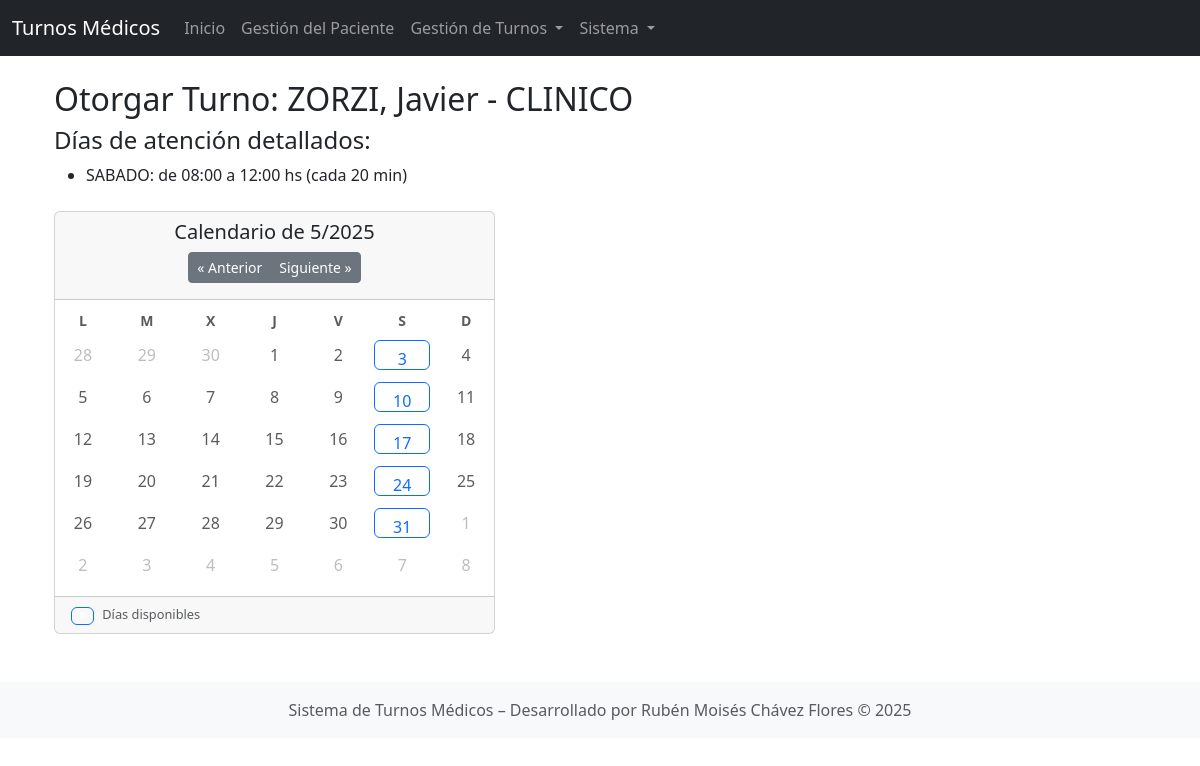
Screenshot of /otorgar_turno/3/?mes=5&anio=2025 with the database file from the repository.
### gestion/models.py (models this page shows, shortened)
class Medico(models.Model):
    nombre = models.CharField(max_length=100)
    apellido = models.CharField(max_length=100)
    especialidad = models.ForeignKey(Especialidad, on_delete=models.CASCADE)

class Especialidad(models.Model):
    nombre = models.CharField(max_length=100)

### gestion/views.py (the view, shortened to what this page needs)
# urls.py: path('otorgar_turno/<int:medico_id>/', views.otorgar_turno, name='otorgar_turno'),
def otorgar_turno(request, medico_id):
    medico = get_object_or_404(Medico, id=medico_id)
    hoy = timezone.now().date()
    mes = int(request.GET.get('mes', hoy.month))
    anio = int(request.GET.get('anio', hoy.year))
    fecha_str = request.GET.get('fecha')
    dni = request.GET.get('dni')
    fecha_seleccionada = None
    paciente = None
    if fecha_str:
        try:
            fecha_seleccionada = datetime.strptime(fecha_str, "%Y-%m-%d").date()
        except ValueError:
            fecha_seleccionada = None
    if dni:
        paciente = Paciente.objects.filter(dni=dni).first()
    dias_atencion = DiaAtencion.objects.filter(medico=medico)
    dias_mostrados = [
        {
            'dia': d.get_dia_display(),
            'numero_dia': int(d.dia),
            'horario_inicio': d.horario_inicio.strftime("%H:%M"),
            'horario_fin': d.horario_fin.strftime("%H:%M"),
            'intervalo': d.intervalo_minutos,
        }
        for d in dias_atencion
    ]
    primer_dia_mes = datetime(anio, mes, 1).date()
    _, dias_en_mes = monthrange(anio, mes)
    primer_lunes = primer_dia_mes - timedelta(days=primer_dia_mes.weekday())
    dias_no_laborables = set(
        DiaNoLaborable.objects.filter(medico=medico).values_list('fecha', flat=True)
    )
    calendario = []
    for i in range(42):
        dia = primer_lunes + timedelta(days=i)
        es_del_mes = dia.month == mes
        atiende = dias_atencion.filter(dia=str(dia.weekday())).exists()
        es_no_laborable = dia in dias_no_laborables
        calendario.append({
            'fecha': dia,
            'es_del_mes': es_del_mes,
            'atiende': atiende,
            'es_no_laborable': es_no_laborable,
        })
    matriz_turnos = []
    turnos_ocupados_dict = {}
    contexto = {
        'medico': medico,
        'mes': mes,
        'anio': anio,
        'mes_anterior': (mes - 1) if mes > 1 else 12,
        'anio_anterior': (anio - 1) if mes == 1 else anio,
        'mes_siguiente': (mes + 1) if mes < 12 else 1,
        'anio_siguiente': (anio + 1) if mes == 12 else anio,
        'fecha_seleccionada': fecha_seleccionada,
        'calendario': calendario,
        'dias_mostrados': dias_mostrados,
        'matriz_turnos': matriz_turnos,
        'turnos_ocupados_dict': turnos_ocupados_dict,
        'dni': dni,
        'paciente': paciente,
        'numero_dia_seleccionado': fecha_seleccionada.weekday() if fecha_seleccionada else None,
    }
    return render(request, 'gestion/otorgar_turno.html', contexto)

### gestion/templates/gestion/otorgar_turno.html (shortened to what this page needs)
{% extends 'gestion/base.html' %}
{% load static %}
{% block content %}
<div class="container-fluid">
  <h2>Otorgar Turno: {{ medico.apellido|upper }}, {{ medico.nombre|title }} - {{ medico.especialidad.nombre|upper }}</h2>
  {% if dias_mostrados %}
  <div class="mb-4">
    <h4>Días de atención detallados:</h4>
    <ul>
      {% for d in dias_mostrados %}
      <li>{{ d.dia }}: de {{ d.horario_inicio }} a {{ d.horario_fin }} hs (cada {{ d.intervalo }} min)</li>
      {% endfor %}
    </ul>
  </div>
  {% endif %}
  <div class="row">
    <div class="col-md-5 scale-40">
      <div class="card">
        <div class="card-header text-center">
          <h5>Calendario de {{ mes }}/{{ anio }}</h5>
          <div class="btn-group mb-2" role="group">
            <a href="?mes={{ mes_anterior }}&anio={{ anio_anterior }}{% if dni %}&dni={{ dni }}{% endif %}" class="btn btn-secondary btn-sm">« Anterior</a>
            <a href="?mes={{ mes_siguiente }}&anio={{ anio_siguiente }}{% if dni %}&dni={{ dni }}{% endif %}" class="btn btn-secondary btn-sm">Siguiente »</a>
          </div>
        </div>
        <div class="card-body p-2">
          <div class="row text-center mb-1">
            {% for d in "LMXJVSD" %}
            <div class="col"><small class="text-muted fw-bold">{{ d }}</small></div>
            {% endfor %}
          </div>
          {% for dia in calendario %}
            {% if forloop.counter0|divisibleby:7 %}
            <div class="row text-center mb-1">
            {% endif %}
            <div class="col p-1">
              {% if dia.es_del_mes %}
                {% if dia.es_no_laborable %}
                <div class="d-flex align-items-center justify-content-center bg-danger text-white rounded" style="height: 30px;" title="No laborable">{{ dia.fecha.day }}</div>
                {% elif dia.atiende %}
                <a href="?mes={{ mes }}&anio={{ anio }}&fecha={{ dia.fecha|date:'Y-m-d' }}{% if dni %}&dni={{ dni }}{% endif %}" class="btn btn-outline-primary w-100" style="height:30px;">{{ dia.fecha.day }}</a>
                {% else %}
                <div class="d-flex align-items-center justify-content-center text-muted" style="height:30px;">{{ dia.fecha.day }}</div>
                {% endif %}
              {% else %}
              <div class="d-flex align-items-center justify-content-center text-muted" style="height:30px;opacity:0.4;">{{ dia.fecha.day }}</div>
              {% endif %}
            </div>
            {% if forloop.counter|divisibleby:7 or forloop.last %}
            </div>
            {% endif %}
          {% endfor %}
        </div>
        <div class="card-footer text-muted" style="font-size: 0.8rem;">
          <span class="badge bg-outline-primary me-2" style="border:1px solid #0d6efd;">●</span>Días disponibles
        </div>
      </div>
    </div>
  </div>
</div>
{% endblock %}

### rows the page displays
Medico: apellido "ZORZI", nombre "Javier", especialidad.nombre "CLINICO"

### other values shown
{{ d.dia }} "SABADO"
{{ d.horario_inicio }} "08:00"
{{ d.horario_fin }} "12:00"
{{ d.intervalo }} "20"
{{ mes }} "5"
{{ anio }} "2025"
{{ d }} "L" "M" "X" "J" "V" "S" "D"
{{ dia.fecha.day }} "28" "29" "30" "1" "2" "3" "4" "5" "6" "7" "8"
{{ dia.fecha.day }} "1" "2" "4" "5" "6" "7" "8" "9" "11" "12" "13" "14" "15" "16" "18" "19" "20" "21" "22" "23" "25" "26" "27" "28" "29" "30"
{{ dia.fecha.day }} "3" "10" "17" "24" "31"
